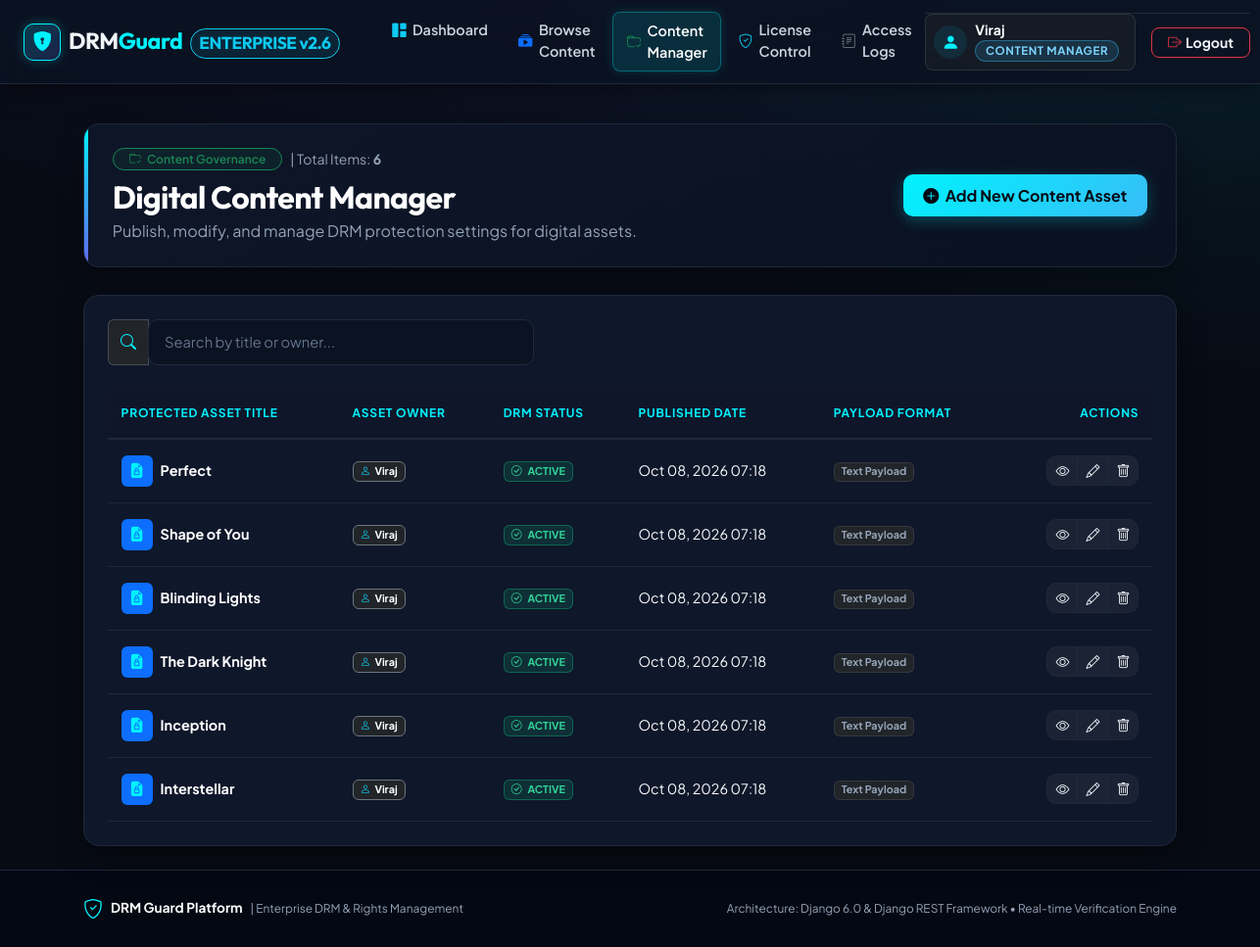
Screenshot of /manage/contents/ (signed in) with the database file from the repository.
### DRM_App/models.py (models this page shows, shortened)
class UserProfile(models.Model):
    ROLE_CHOICES = (
        ('ADMIN', 'Admin'),
        ('CONTENT_MANAGER', 'Content Manager'),
        ('NORMAL_USER', 'Normal User'),
    )
    user = models.OneToOneField(User, on_delete=models.CASCADE, related_name='profile')
    role = models.CharField(max_length=20, choices=ROLE_CHOICES, default='NORMAL_USER')
    created_at = models.DateTimeField(auto_now_add=True)
    @property
    def is_admin(self):
        return self.role == 'ADMIN' or self.user.is_superuser
    @property
    def is_content_manager(self):
        return self.role in ['ADMIN', 'CONTENT_MANAGER'] or self.user.is_superuser
    @property
    def is_normal_user(self):
        return self.role == 'NORMAL_USER'

class DigitalContent(models.Model):
    STATUS_CHOICES = (
        ('ACTIVE', 'Active'),
        ('DRAFT', 'Draft'),
        ('INACTIVE', 'Inactive'),
    )
    title = models.CharField(max_length=255)
    description = models.TextField()
    content_body = models.TextField(help_text="Protected text or document data", blank=True, null=True)
    file = models.FileField(upload_to='digital_contents/', blank=True, null=True)
    owner = models.ForeignKey(User, on_delete=models.CASCADE, related_name='contents')
    status = models.CharField(max_length=20, choices=STATUS_CHOICES, default='ACTIVE')
    created_at = models.DateTimeField(auto_now_add=True)
    updated_at = models.DateTimeField(auto_now=True)

### DRM_App/views.py (the view)
    def wrapper(request, *args, **kwargs):
        if not request.user.is_authenticated:
            return redirect('login')
        if not request.user.profile.is_content_manager:
            messages.error(request, "Access Restricted: Content Manager or Admin privileges required.")
            return redirect('dashboard')
        return view_func(request, *args, **kwargs)

### DRM_App/views.py (called while the page is built)
def content_manager_required(view_func):
    def wrapper(request, *args, **kwargs):
        if not request.user.is_authenticated:
            return redirect('login')
        if not request.user.profile.is_content_manager:
            messages.error(request, "Access Restricted: Content Manager or Admin privileges required.")
            return redirect('dashboard')
        return view_func(request, *args, **kwargs)
    return wrapper

@login_required
@content_manager_required
def content_manage_view(request):
    if request.user.profile.is_admin:
        contents = DigitalContent.objects.all().order_by('-created_at')
    else:
        contents = DigitalContent.objects.filter(owner=request.user).order_by('-created_at')
    return render(request, 'DRM_App/content_manage.html', {'contents': contents})

### DRM_App/templates/DRM_App/content_manage.html (shortened to what this page needs)
{% extends 'DRM_App/base.html' %}
{% block content %}
<div class="page-header-banner d-flex flex-column flex-md-row justify-content-between align-items-md-center gap-3">
    <div>
        <div class="d-flex align-items-center gap-2 mb-2">
            <span class="badge bg-success bg-opacity-10 text-success border border-success border-opacity-30 rounded-pill px-3 py-1 fw-semibold">
                <i class="bi bi-folder-check me-1"></i> Content Governance
            </span>
            <span class="text-muted small">| Total Items: <strong>{{ contents|length }}</strong></span>
        </div>
        <h2 class="fw-bold text-white mb-1">Digital Content Manager</h2>
        <p class="text-muted mb-0">Publish, modify, and manage DRM protection settings for digital assets.</p>
    </div>
    <div>
        <a href="{% url 'content_create' %}" class="btn btn-primary-custom">
            <i class="bi bi-plus-circle-fill"></i> Add New Content Asset
        </a>
    </div>
</div>
<div class="card card-custom p-4">
    <div class="mb-4">
        <div class="row g-3">
            <div class="col-md-6 col-lg-5">
                <div class="input-group">
                    <span class="input-group-text bg-dark border-secondary text-cyan border-opacity-50"><i class="bi bi-search"></i></span>
                    <input type="text" id="contentSearchInput" class="form-control" placeholder="Search by title or owner..." onkeyup="filterContentTable()">
                </div>
            </div>
        </div>
    </div>
    {% if contents %}
    <div class="table-responsive">
        <table class="table table-dark-custom align-middle mb-0" id="manageTable">
            <thead>
                <tr>
                    <th>Protected Asset Title</th>
                    <th>Asset Owner</th>
                    <th>DRM Status</th>
                    <th>Published Date</th>
                    <th>Payload Format</th>
                    <th class="text-end">Actions</th>
                </tr>
            </thead>
            <tbody>
                {% for item in contents %}
                <tr class="content-row">
                    <td>
                        <div class="d-flex align-items-center gap-2">
                            <div class="stat-icon bg-primary bg-opacity-15 text-cyan rounded-2" style="width: 32px; height: 32px; font-size: 0.95rem;">
                                <i class="bi bi-file-earmark-lock-fill"></i>
                            </div>
                            <span class="fw-bold text-white content-title">{{ item.title }}</span>
                        </div>
                    </td>
                    <td class="content-owner">
                        <span class="badge bg-dark text-white border border-secondary border-opacity-40">
                            <i class="bi bi-person me-1 text-info"></i>{{ item.owner.username }}
                        </span>
                    </td>
                    <td>
                        {% if item.status == 'ACTIVE' %}
                            <span class="badge badge-status-active"><i class="bi bi-check-circle me-1"></i> ACTIVE</span>
                        {% elif item.status == 'DRAFT' %}
                            <span class="badge badge-status-expired"><i class="bi bi-pencil-square me-1"></i> DRAFT</span>
                        {% else %}
                            <span class="badge bg-secondary bg-opacity-20 text-muted border border-secondary"><i class="bi bi-slash-circle me-1"></i> INACTIVE</span>
                        {% endif %}
                    </td>
                    <td class="small text-muted">{{ item.created_at|date:"M d, Y H:i" }}</td>
                    <td>
                        {% if item.file %}
                            <span class="badge bg-info bg-opacity-15 text-cyan border border-info border-opacity-30"><i class="bi bi-paperclip me-1"></i> File Attached</span>
                        {% else %}
                            <span class="badge bg-dark text-muted border border-secondary border-opacity-25">Text Payload</span>
                        {% endif %}
                    </td>
                    <td class="text-end">
                        <div class="btn-group" role="group">
                            <a href="{% url 'content_detail' item.id %}" class="btn btn-glass btn-sm text-cyan" title="Preview View">
                                <i class="bi bi-eye"></i>
                            </a>
                            <a href="{% url 'content_edit' item.id %}" class="btn btn-glass btn-sm text-warning" title="Edit Content">
                                <i class="bi bi-pencil"></i>
                            </a>
                            <a href="{% url 'content_delete' item.id %}" class="btn btn-glass btn-sm text-danger" title="Delete Content">
                                <i class="bi bi-trash"></i>
                            </a>
                        </div>
                    </td>
                </tr>
                {% endfor %}
            </tbody>
        </table>
    </div>
    {% endif %}
</div>
{% endblock %}

### DRM_App/templates/DRM_App/base.html (shortened to what this page needs)
<!DOCTYPE html>
<html lang="en">
<head>
    <link href="https://cdn.jsdelivr.net/npm/bootstrap@5.3.2/dist/css/bootstrap.min.css" rel="stylesheet">
    <link rel="stylesheet" href="https://cdn.jsdelivr.net/npm/bootstrap-icons@1.11.3/font/bootstrap-icons.min.css">
</head>
<body>
    <nav class="navbar navbar-expand-lg navbar-dark navbar-custom sticky-top">
        <div class="container-fluid px-lg-4">
            <a class="navbar-brand d-flex align-items-center gap-2" href="{% url 'dashboard' %}">
                <div class="brand-logo-icon">
                    <i class="bi bi-shield-lock-fill fs-5" style="color: var(--drm-cyan);"></i>
                </div>
                <div>
                    <span class="fw-bold tracking-tight">DRM<span class="text-cyan">Guard</span></span>
                    <span class="badge bg-info bg-opacity-10 text-info border border-info border-opacity-30 rounded-pill fs-8 ms-1 px-2 py-0.5">ENTERPRISE v2.6</span>
                </div>
            </a>
            <div class="collapse navbar-collapse mt-3 mt-lg-0" id="navbarMain">
                {% if user.is_authenticated %}
                <ul class="navbar-nav me-auto mb-2 mb-lg-0 ms-lg-4 gap-1">
                    <li class="nav-item">
                        <a class="nav-link {% if request.resolver_match.url_name == 'dashboard' %}active{% endif %}" href="{% url 'dashboard' %}">
                            <i class="bi bi-grid-1x2-fill text-info"></i> Dashboard
                        </a>
                    </li>
                    <li class="nav-item">
                        <a class="nav-link {% if request.resolver_match.url_name == 'content_list' or request.resolver_match.url_name == 'content_detail' %}active{% endif %}" href="{% url 'content_list' %}">
                            <i class="bi bi-collection-play-fill text-primary"></i> Browse Content
                        </a>
                    </li>
                    {% if user.profile.is_content_manager %}
                    <li class="nav-item">
                        <a class="nav-link {% if 'content_manage' in request.resolver_match.url_name or 'content_create' in request.resolver_match.url_name or 'content_edit' in request.resolver_match.url_name %}active{% endif %}" href="{% url 'content_manage' %}">
                            <i class="bi bi-folder-check text-success"></i> Content Manager
                        </a>
                    </li>
                    <li class="nav-item">
                        <a class="nav-link " href="{% url 'license_manage' %}">
                            <i class="bi bi-shield-check text-info"></i> License Control
                        </a>
                    </li>
                    {% endif %}
                    <li class="nav-item">
                        <a class="nav-link {% if request.resolver_match.url_name == 'access_logs' %}active{% endif %}" href="{% url 'access_logs' %}">
                            <i class="bi bi-journal-text text-secondary"></i> Access Logs
                        </a>
                    </li>
                </ul>
                <div class="d-flex align-items-center gap-3 pt-2 pt-lg-0 border-top border-secondary border-opacity-25 border-lg-0">
                    <div class="d-flex align-items-center gap-2 bg-dark bg-opacity-50 p-2 rounded-3 border border-secondary border-opacity-25">
                        <div class="stat-icon bg-info bg-opacity-10 text-cyan rounded-circle" style="width: 34px; height: 34px; font-size: 1.1rem;">
                            <i class="bi bi-person-fill"></i>
                        </div>
                        <div class="lh-1 pe-2">
                            <div class="fw-bold small text-white">{{ user.username }}</div>
                            <span class="badge badge-role mt-1 {% if user.profile.is_admin %}badge-admin{% elif user.profile.is_content_manager %}badge-manager{% else %}badge-user{% endif %}">
                                {{ user.profile.get_role_display }}
                            </span>
                        </div>
                    </div>
                    <a href="{% url 'logout' %}" class="btn btn-outline-danger btn-sm rounded-3 px-3 fw-bold d-flex align-items-center gap-1" title="Sign out of DRM session">
                        <i class="bi bi-box-arrow-right"></i> <span class="d-none d-sm-inline">Logout</span>
                    </a>
                </div>
                {% endif %}
            </div>
        </div>
    </nav>
    <main class="container my-4 flex-grow-1">
        {% block content %}{% endblock %}
    </main>
    <footer class="footer text-center">
        <div class="container d-flex flex-column flex-md-row justify-content-between align-items-center gap-2">
            <div class="d-flex align-items-center gap-2">
                <i class="bi bi-shield-check text-cyan fs-5"></i>
                <span class="fw-bold text-white">DRM Guard Platform</span>
                <span class="text-muted small">| Enterprise DRM & Rights Management</span>
            </div>
            <p class="mb-0 text-muted small">
                Architecture: Django 6.0 & Django REST Framework &bull; Real-time Verification Engine
            </p>
        </div>
    </footer>
</body>
</html>

### rows the page displays
DigitalContent: title "Perfect", owner.username "Viraj", status "ACTIVE" (drawn), created_at "Oct 08, 2026 07:18", file "Text Payload"
DigitalContent: title "Shape of You", owner.username "Viraj", status "ACTIVE" (drawn), created_at "Oct 08, 2026 07:18", file "Text Payload"
DigitalContent: title "Blinding Lights", owner.username "Viraj", status "ACTIVE" (drawn), created_at "Oct 08, 2026 07:18", file "Text Payload"
DigitalContent: title "The Dark Knight", owner.username "Viraj", status "ACTIVE" (drawn), created_at "Oct 08, 2026 07:18", file "Text Payload"
DigitalContent: title "Inception", owner.username "Viraj", status "ACTIVE" (drawn), created_at "Oct 08, 2026 07:18", file "Text Payload"
DigitalContent: title "Interstellar", owner.username "Viraj", status "ACTIVE" (drawn), created_at "Oct 08, 2026 07:18", file "Text Payload"

### other values shown
{{ user.username }} "Viraj"
{{ user.profile.get_role_display }} "CONTENT MANAGER"
{{ contents|length }} "6"
